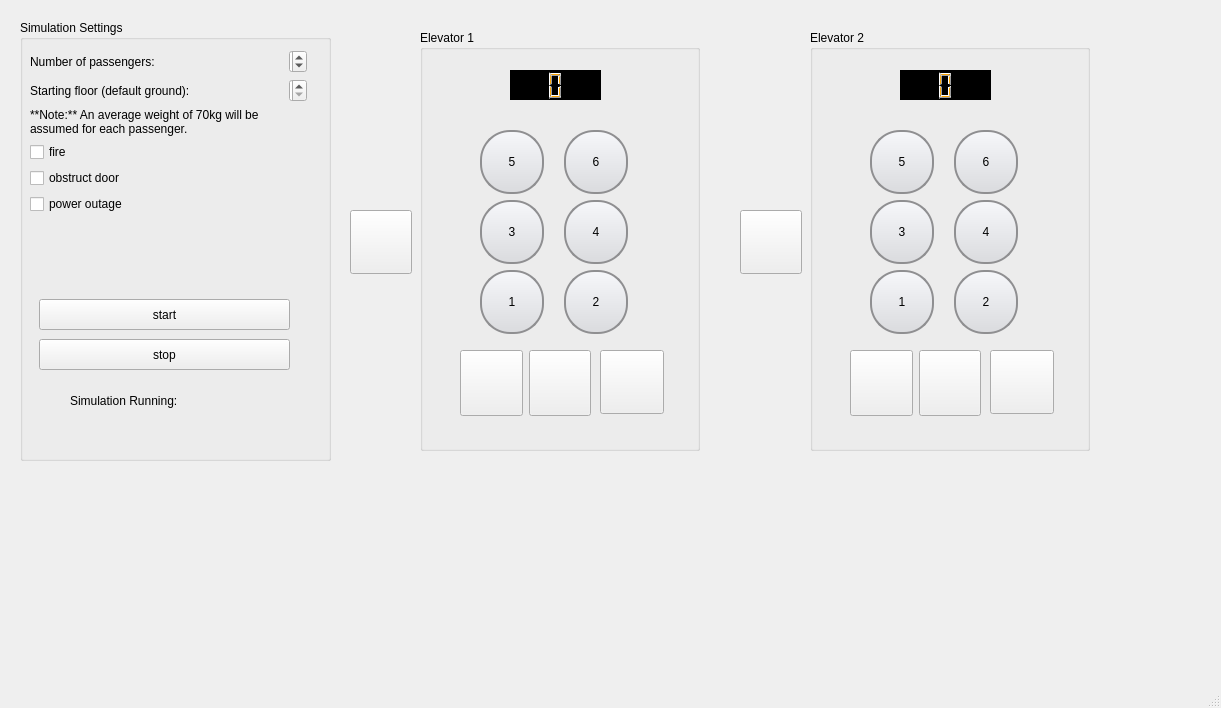
<?xml version="1.0" encoding="UTF-8"?>
<ui version="4.0">
 <class>MainWindow</class>
 <widget class="QMainWindow" name="MainWindow">
  <property name="geometry">
   <rect>
    <x>0</x>
    <y>0</y>
    <width>1221</width>
    <height>708</height>
   </rect>
  </property>
  <property name="windowTitle">
   <string>Elevator Simulator</string>
  </property>
  <property name="autoFillBackground">
   <bool>false</bool>
  </property>
  <widget class="QWidget" name="centralwidget">
   <widget class="QGroupBox" name="simulation_settings">
    <property name="geometry">
     <rect>
      <x>20</x>
      <y>20</y>
      <width>311</width>
      <height>441</height>
     </rect>
    </property>
    <property name="title">
     <string>Simulation Settings</string>
    </property>
    <widget class="QWidget" name="formLayoutWidget">
     <property name="geometry">
      <rect>
       <x>10</x>
       <y>30</y>
       <width>277</width>
       <height>241</height>
      </rect>
     </property>
     <layout class="QFormLayout" name="formLayout">
      <property name="horizontalSpacing">
       <number>30</number>
      </property>
      <item row="0" column="0">
       <widget class="QLabel" name="label_4">
        <property name="text">
         <string>Number of passengers:</string>
        </property>
       </widget>
      </item>
      <item row="0" column="1">
       <widget class="QSpinBox" name="load">
        <property name="value">
         <number>1</number>
        </property>
       </widget>
      </item>
      <item row="1" column="0">
       <widget class="QLabel" name="label_6">
        <property name="text">
         <string>Starting floor (default ground):</string>
        </property>
       </widget>
      </item>
      <item row="2" column="0">
       <widget class="QLabel" name="label_5">
        <property name="text">
         <string>**Note:** An average weight of 70kg will be assumed for each passenger.</string>
        </property>
        <property name="textFormat">
         <enum>Qt::MarkdownText</enum>
        </property>
        <property name="wordWrap">
         <bool>true</bool>
        </property>
       </widget>
      </item>
      <item row="3" column="0">
       <widget class="QCheckBox" name="fire_check">
        <property name="text">
         <string>fire</string>
        </property>
       </widget>
      </item>
      <item row="4" column="0">
       <widget class="QCheckBox" name="obstructed_check">
        <property name="text">
         <string>obstruct door</string>
        </property>
       </widget>
      </item>
      <item row="5" column="0">
       <widget class="QCheckBox" name="power_outage">
        <property name="text">
         <string>power outage</string>
        </property>
       </widget>
      </item>
      <item row="1" column="1">
       <widget class="QSpinBox" name="curr_floor">
        <property name="minimum">
         <number>1</number>
        </property>
        <property name="maximum">
         <number>6</number>
        </property>
        <property name="value">
         <number>1</number>
        </property>
       </widget>
      </item>
     </layout>
    </widget>
    <widget class="QPushButton" name="start">
     <property name="geometry">
      <rect>
       <x>19</x>
       <y>279</y>
       <width>251</width>
       <height>31</height>
      </rect>
     </property>
     <property name="text">
      <string>start</string>
     </property>
    </widget>
    <widget class="QWidget" name="horizontalLayoutWidget_2">
     <property name="geometry">
      <rect>
       <x>50</x>
       <y>360</y>
       <width>181</width>
       <height>41</height>
      </rect>
     </property>
     <layout class="QHBoxLayout" name="horizontalLayout_2">
      <property name="spacing">
       <number>10</number>
      </property>
      <item>
       <widget class="QLabel" name="label">
        <property name="text">
         <string>Simulation Running:</string>
        </property>
       </widget>
      </item>
      <item>
       <widget class="QLabel" name="led">
        <property name="text">
         <string/>
        </property>
       </widget>
      </item>
     </layout>
    </widget>
    <widget class="QPushButton" name="stop">
     <property name="geometry">
      <rect>
       <x>19</x>
       <y>319</y>
       <width>251</width>
       <height>31</height>
      </rect>
     </property>
     <property name="text">
      <string>stop</string>
     </property>
    </widget>
   </widget>
   <widget class="QGroupBox" name="elevator_panel">
    <property name="geometry">
     <rect>
      <x>420</x>
      <y>30</y>
      <width>280</width>
      <height>421</height>
     </rect>
    </property>
    <property name="title">
     <string>Elevator 1</string>
    </property>
    <widget class="QLCDNumber" name="display">
     <property name="geometry">
      <rect>
       <x>90</x>
       <y>40</y>
       <width>91</width>
       <height>30</height>
      </rect>
     </property>
     <property name="layoutDirection">
      <enum>Qt::LeftToRight</enum>
     </property>
     <property name="autoFillBackground">
      <bool>false</bool>
     </property>
     <property name="styleSheet">
      <string notr="true">background-color: black; 
color: orange;</string>
     </property>
     <property name="digitCount">
      <number>1</number>
     </property>
    </widget>
    <widget class="QWidget" name="formLayoutWidget_3">
     <property name="geometry">
      <rect>
       <x>60</x>
       <y>100</y>
       <width>191</width>
       <height>284</height>
      </rect>
     </property>
     <layout class="QFormLayout" name="formLayout_3">
      <property name="horizontalSpacing">
       <number>20</number>
      </property>
      <item row="0" column="0">
       <widget class="QPushButton" name="five">
        <property name="styleSheet">
         <string notr="true">QPushButton {
    border: 2px solid #8f8f91;
    border-radius: 30px; 
    background-color: qlineargradient(x1: 0, y1: 0, x2: 0, y2: 1, stop: 0 #f6f7fa, stop: 1 #dadbde);
    min-width: 50px;
    max-width: 50px;
    min-height: 50px;
    max-height: 50px;
    padding: 5px;
}

QPushButton:pressed {
    background-color: qlineargradient(x1: 0, y1: 0, x2: 0, y2: 1, stop: 0 #dadbde, stop: 1 #f6f7fa);
}

QPushButton:checked {
	border: 2px solid orange;
}</string>
        </property>
        <property name="text">
         <string>5</string>
        </property>
       </widget>
      </item>
      <item row="0" column="1">
       <widget class="QPushButton" name="six">
        <property name="styleSheet">
         <string notr="true">QPushButton {
    border: 2px solid #8f8f91;
    border-radius: 30px; 
    background-color: qlineargradient(x1: 0, y1: 0, x2: 0, y2: 1, stop: 0 #f6f7fa, stop: 1 #dadbde);
    min-width: 50px;
    max-width: 50px;
    min-height: 50px;
    max-height: 50px;
    padding: 5px;
}

QPushButton:pressed {
    background-color: qlineargradient(x1: 0, y1: 0, x2: 0, y2: 1, stop: 0 #dadbde, stop: 1 #f6f7fa);
}

QPushButton:checked {
	border: 2px solid orange;
}</string>
        </property>
        <property name="text">
         <string>6</string>
        </property>
       </widget>
      </item>
      <item row="1" column="0">
       <widget class="QPushButton" name="three">
        <property name="styleSheet">
         <string notr="true">QPushButton {
    border: 2px solid #8f8f91;
    border-radius: 30px; 
    background-color: qlineargradient(x1: 0, y1: 0, x2: 0, y2: 1, stop: 0 #f6f7fa, stop: 1 #dadbde);
    min-width: 50px;
    max-width: 50px;
    min-height: 50px;
    max-height: 50px;
    padding: 5px;
}

QPushButton:pressed {
    background-color: qlineargradient(x1: 0, y1: 0, x2: 0, y2: 1, stop: 0 #dadbde, stop: 1 #f6f7fa);
}

QPushButton:checked {
	border: 2px solid orange;
}</string>
        </property>
        <property name="text">
         <string>3</string>
        </property>
       </widget>
      </item>
      <item row="1" column="1">
       <widget class="QPushButton" name="four">
        <property name="styleSheet">
         <string notr="true">QPushButton {
    border: 2px solid #8f8f91;
    border-radius: 30px; 
    background-color: qlineargradient(x1: 0, y1: 0, x2: 0, y2: 1, stop: 0 #f6f7fa, stop: 1 #dadbde);
    min-width: 50px;
    max-width: 50px;
    min-height: 50px;
    max-height: 50px;
    padding: 5px;
}

QPushButton:pressed {
    background-color: qlineargradient(x1: 0, y1: 0, x2: 0, y2: 1, stop: 0 #dadbde, stop: 1 #f6f7fa);
}

QPushButton:checked {
	border: 2px solid orange;
}</string>
        </property>
        <property name="text">
         <string>4</string>
        </property>
       </widget>
      </item>
      <item row="2" column="0">
       <widget class="QPushButton" name="one">
        <property name="styleSheet">
         <string notr="true">QPushButton {
    border: 2px solid #8f8f91;
    border-radius: 30px; 
    background-color: qlineargradient(x1: 0, y1: 0, x2: 0, y2: 1, stop: 0 #f6f7fa, stop: 1 #dadbde);
    min-width: 50px;
    max-width: 50px;
    min-height: 50px;
    max-height: 50px;
    padding: 5px;
}

QPushButton:pressed {
    background-color: qlineargradient(x1: 0, y1: 0, x2: 0, y2: 1, stop: 0 #dadbde, stop: 1 #f6f7fa);
}

QPushButton:checked {
	border: 2px solid orange;
}</string>
        </property>
        <property name="text">
         <string>1</string>
        </property>
       </widget>
      </item>
      <item row="2" column="1">
       <widget class="QPushButton" name="two">
        <property name="styleSheet">
         <string notr="true">QPushButton {
    border: 2px solid #8f8f91;
    border-radius: 30px; 
    background-color: qlineargradient(x1: 0, y1: 0, x2: 0, y2: 1, stop: 0 #f6f7fa, stop: 1 #dadbde);
    min-width: 50px;
    max-width: 50px;
    min-height: 50px;
    max-height: 50px;
    padding: 5px;
}

QPushButton:pressed {
    background-color: qlineargradient(x1: 0, y1: 0, x2: 0, y2: 1, stop: 0 #dadbde, stop: 1 #f6f7fa);
}

QPushButton:checked {
	border: 2px solid orange;
}</string>
        </property>
        <property name="text">
         <string>2</string>
        </property>
       </widget>
      </item>
     </layout>
    </widget>
    <widget class="QWidget" name="horizontalLayoutWidget">
     <property name="geometry">
      <rect>
       <x>40</x>
       <y>320</y>
       <width>131</width>
       <height>66</height>
      </rect>
     </property>
     <layout class="QHBoxLayout" name="horizontalLayout">
      <item>
       <widget class="QPushButton" name="pushButton_11">
        <property name="sizePolicy">
         <sizepolicy hsizetype="Minimum" vsizetype="Ignored">
          <horstretch>0</horstretch>
          <verstretch>0</verstretch>
         </sizepolicy>
        </property>
        <property name="styleSheet">
         <string notr="true">/* Default state (not pressed) */
QPushButton {
    border-image: url(:/images/elevator-open.png);
}

/* When the button is pressed */
QPushButton:pressed {
    border-image: url(:/images/elevator-open-pushed.png);
}
</string>
        </property>
        <property name="text">
         <string/>
        </property>
       </widget>
      </item>
      <item>
       <widget class="QPushButton" name="close_door_button">
        <property name="sizePolicy">
         <sizepolicy hsizetype="Ignored" vsizetype="Ignored">
          <horstretch>0</horstretch>
          <verstretch>0</verstretch>
         </sizepolicy>
        </property>
        <property name="styleSheet">
         <string notr="true">/* Default state (not pressed) */
QPushButton {
    border-image: url(:/images/elevator-close.png);
}

/* When the button is pressed */
QPushButton:pressed {
    border-image: url(:/images/elevator-close-pushed.png);
}
</string>
        </property>
        <property name="text">
         <string/>
        </property>
       </widget>
      </item>
     </layout>
    </widget>
    <widget class="QPushButton" name="help">
     <property name="geometry">
      <rect>
       <x>180</x>
       <y>320</y>
       <width>64</width>
       <height>64</height>
      </rect>
     </property>
     <property name="styleSheet">
      <string notr="true">QPushButton {
    border-image: url(:/images/help.png);
}</string>
     </property>
     <property name="text">
      <string/>
     </property>
    </widget>
   </widget>
   <widget class="QPushButton" name="request_elevator">
    <property name="geometry">
     <rect>
      <x>350</x>
      <y>210</y>
      <width>62</width>
      <height>64</height>
     </rect>
    </property>
    <property name="sizePolicy">
     <sizepolicy hsizetype="Minimum" vsizetype="Ignored">
      <horstretch>0</horstretch>
      <verstretch>0</verstretch>
     </sizepolicy>
    </property>
    <property name="styleSheet">
     <string notr="true">/* Default state (not pressed) */
QPushButton {
    border-image: url(:/images/request-elevator.png);
}

/* When the button is pressed */
QPushButton:pressed {
    border-image: url(:/images/request-elevator-pushed.png);
}
</string>
    </property>
    <property name="text">
     <string/>
    </property>
   </widget>
   <widget class="QGroupBox" name="elevator_panel_2">
    <property name="geometry">
     <rect>
      <x>810</x>
      <y>30</y>
      <width>280</width>
      <height>421</height>
     </rect>
    </property>
    <property name="title">
     <string>Elevator 2</string>
    </property>
    <widget class="QLCDNumber" name="display_2">
     <property name="geometry">
      <rect>
       <x>90</x>
       <y>40</y>
       <width>91</width>
       <height>30</height>
      </rect>
     </property>
     <property name="layoutDirection">
      <enum>Qt::LeftToRight</enum>
     </property>
     <property name="autoFillBackground">
      <bool>false</bool>
     </property>
     <property name="styleSheet">
      <string notr="true">background-color: black; 
color: orange;</string>
     </property>
     <property name="digitCount">
      <number>1</number>
     </property>
    </widget>
    <widget class="QWidget" name="formLayoutWidget_4">
     <property name="geometry">
      <rect>
       <x>60</x>
       <y>100</y>
       <width>191</width>
       <height>284</height>
      </rect>
     </property>
     <layout class="QFormLayout" name="formLayout_4">
      <property name="horizontalSpacing">
       <number>20</number>
      </property>
      <item row="0" column="0">
       <widget class="QPushButton" name="five_2">
        <property name="styleSheet">
         <string notr="true">QPushButton {
    border: 2px solid #8f8f91;
    border-radius: 30px; 
    background-color: qlineargradient(x1: 0, y1: 0, x2: 0, y2: 1, stop: 0 #f6f7fa, stop: 1 #dadbde);
    min-width: 50px;
    max-width: 50px;
    min-height: 50px;
    max-height: 50px;
    padding: 5px;
}

QPushButton:pressed {
    background-color: qlineargradient(x1: 0, y1: 0, x2: 0, y2: 1, stop: 0 #dadbde, stop: 1 #f6f7fa);
}

QPushButton:checked {
	border: 2px solid orange;
}</string>
        </property>
        <property name="text">
         <string>5</string>
        </property>
       </widget>
      </item>
      <item row="0" column="1">
       <widget class="QPushButton" name="six_2">
        <property name="styleSheet">
         <string notr="true">QPushButton {
    border: 2px solid #8f8f91;
    border-radius: 30px; 
    background-color: qlineargradient(x1: 0, y1: 0, x2: 0, y2: 1, stop: 0 #f6f7fa, stop: 1 #dadbde);
    min-width: 50px;
    max-width: 50px;
    min-height: 50px;
    max-height: 50px;
    padding: 5px;
}

QPushButton:pressed {
    background-color: qlineargradient(x1: 0, y1: 0, x2: 0, y2: 1, stop: 0 #dadbde, stop: 1 #f6f7fa);
}

QPushButton:checked {
	border: 2px solid orange;
}</string>
        </property>
        <property name="text">
         <string>6</string>
        </property>
       </widget>
      </item>
      <item row="1" column="0">
       <widget class="QPushButton" name="three_2">
        <property name="styleSheet">
         <string notr="true">QPushButton {
    border: 2px solid #8f8f91;
    border-radius: 30px; 
    background-color: qlineargradient(x1: 0, y1: 0, x2: 0, y2: 1, stop: 0 #f6f7fa, stop: 1 #dadbde);
    min-width: 50px;
    max-width: 50px;
    min-height: 50px;
    max-height: 50px;
    padding: 5px;
}

QPushButton:pressed {
    background-color: qlineargradient(x1: 0, y1: 0, x2: 0, y2: 1, stop: 0 #dadbde, stop: 1 #f6f7fa);
}

QPushButton:checked {
	border: 2px solid orange;
}</string>
        </property>
        <property name="text">
         <string>3</string>
        </property>
       </widget>
      </item>
      <item row="1" column="1">
       <widget class="QPushButton" name="four_2">
        <property name="styleSheet">
         <string notr="true">QPushButton {
    border: 2px solid #8f8f91;
    border-radius: 30px; 
    background-color: qlineargradient(x1: 0, y1: 0, x2: 0, y2: 1, stop: 0 #f6f7fa, stop: 1 #dadbde);
    min-width: 50px;
    max-width: 50px;
    min-height: 50px;
    max-height: 50px;
    padding: 5px;
}

QPushButton:pressed {
    background-color: qlineargradient(x1: 0, y1: 0, x2: 0, y2: 1, stop: 0 #dadbde, stop: 1 #f6f7fa);
}

QPushButton:checked {
	border: 2px solid orange;
}</string>
        </property>
        <property name="text">
         <string>4</string>
        </property>
       </widget>
      </item>
      <item row="2" column="0">
       <widget class="QPushButton" name="one_2">
        <property name="styleSheet">
         <string notr="true">QPushButton {
    border: 2px solid #8f8f91;
    border-radius: 30px; 
    background-color: qlineargradient(x1: 0, y1: 0, x2: 0, y2: 1, stop: 0 #f6f7fa, stop: 1 #dadbde);
    min-width: 50px;
    max-width: 50px;
    min-height: 50px;
    max-height: 50px;
    padding: 5px;
}

QPushButton:pressed {
    background-color: qlineargradient(x1: 0, y1: 0, x2: 0, y2: 1, stop: 0 #dadbde, stop: 1 #f6f7fa);
}

QPushButton:checked {
	border: 2px solid orange;
}</string>
        </property>
        <property name="text">
         <string>1</string>
        </property>
       </widget>
      </item>
      <item row="2" column="1">
       <widget class="QPushButton" name="two_2">
        <property name="styleSheet">
         <string notr="true">QPushButton {
    border: 2px solid #8f8f91;
    border-radius: 30px; 
    background-color: qlineargradient(x1: 0, y1: 0, x2: 0, y2: 1, stop: 0 #f6f7fa, stop: 1 #dadbde);
    min-width: 50px;
    max-width: 50px;
    min-height: 50px;
    max-height: 50px;
    padding: 5px;
}

QPushButton:pressed {
    background-color: qlineargradient(x1: 0, y1: 0, x2: 0, y2: 1, stop: 0 #dadbde, stop: 1 #f6f7fa);
}

QPushButton:checked {
	border: 2px solid orange;
}</string>
        </property>
        <property name="text">
         <string>2</string>
        </property>
       </widget>
      </item>
     </layout>
    </widget>
    <widget class="QWidget" name="horizontalLayoutWidget_3">
     <property name="geometry">
      <rect>
       <x>40</x>
       <y>320</y>
       <width>131</width>
       <height>66</height>
      </rect>
     </property>
     <layout class="QHBoxLayout" name="horizontalLayout_3">
      <item>
       <widget class="QPushButton" name="pushButton_12">
        <property name="sizePolicy">
         <sizepolicy hsizetype="Minimum" vsizetype="Ignored">
          <horstretch>0</horstretch>
          <verstretch>0</verstretch>
         </sizepolicy>
        </property>
        <property name="styleSheet">
         <string notr="true">/* Default state (not pressed) */
QPushButton {
    border-image: url(:/images/elevator-open.png);
}

/* When the button is pressed */
QPushButton:pressed {
    border-image: url(:/images/elevator-open-pushed.png);
}
</string>
        </property>
        <property name="text">
         <string/>
        </property>
       </widget>
      </item>
      <item>
       <widget class="QPushButton" name="close_door_button_2">
        <property name="sizePolicy">
         <sizepolicy hsizetype="Ignored" vsizetype="Ignored">
          <horstretch>0</horstretch>
          <verstretch>0</verstretch>
         </sizepolicy>
        </property>
        <property name="styleSheet">
         <string notr="true">/* Default state (not pressed) */
QPushButton {
    border-image: url(:/images/elevator-close.png);
}

/* When the button is pressed */
QPushButton:pressed {
    border-image: url(:/images/elevator-close-pushed.png);
}
</string>
        </property>
        <property name="text">
         <string/>
        </property>
       </widget>
      </item>
     </layout>
    </widget>
    <widget class="QPushButton" name="help_2">
     <property name="geometry">
      <rect>
       <x>180</x>
       <y>320</y>
       <width>64</width>
       <height>64</height>
      </rect>
     </property>
     <property name="styleSheet">
      <string notr="true">QPushButton {
    border-image: url(:/images/help.png);
}</string>
     </property>
     <property name="text">
      <string/>
     </property>
    </widget>
   </widget>
   <widget class="QPushButton" name="request_elevator_2">
    <property name="geometry">
     <rect>
      <x>740</x>
      <y>210</y>
      <width>62</width>
      <height>64</height>
     </rect>
    </property>
    <property name="sizePolicy">
     <sizepolicy hsizetype="Minimum" vsizetype="Ignored">
      <horstretch>0</horstretch>
      <verstretch>0</verstretch>
     </sizepolicy>
    </property>
    <property name="styleSheet">
     <string notr="true">/* Default state (not pressed) */
QPushButton {
    border-image: url(:/images/request-elevator.png);
}

/* When the button is pressed */
QPushButton:pressed {
    border-image: url(:/images/request-elevator-pushed.png);
}
</string>
    </property>
    <property name="text">
     <string/>
    </property>
   </widget>
  </widget>
  <widget class="QMenuBar" name="menubar">
   <property name="geometry">
    <rect>
     <x>0</x>
     <y>0</y>
     <width>1221</width>
     <height>22</height>
    </rect>
   </property>
  </widget>
  <widget class="QStatusBar" name="statusbar"/>
 </widget>
 <resources/>
 <connections/>
</ui>
